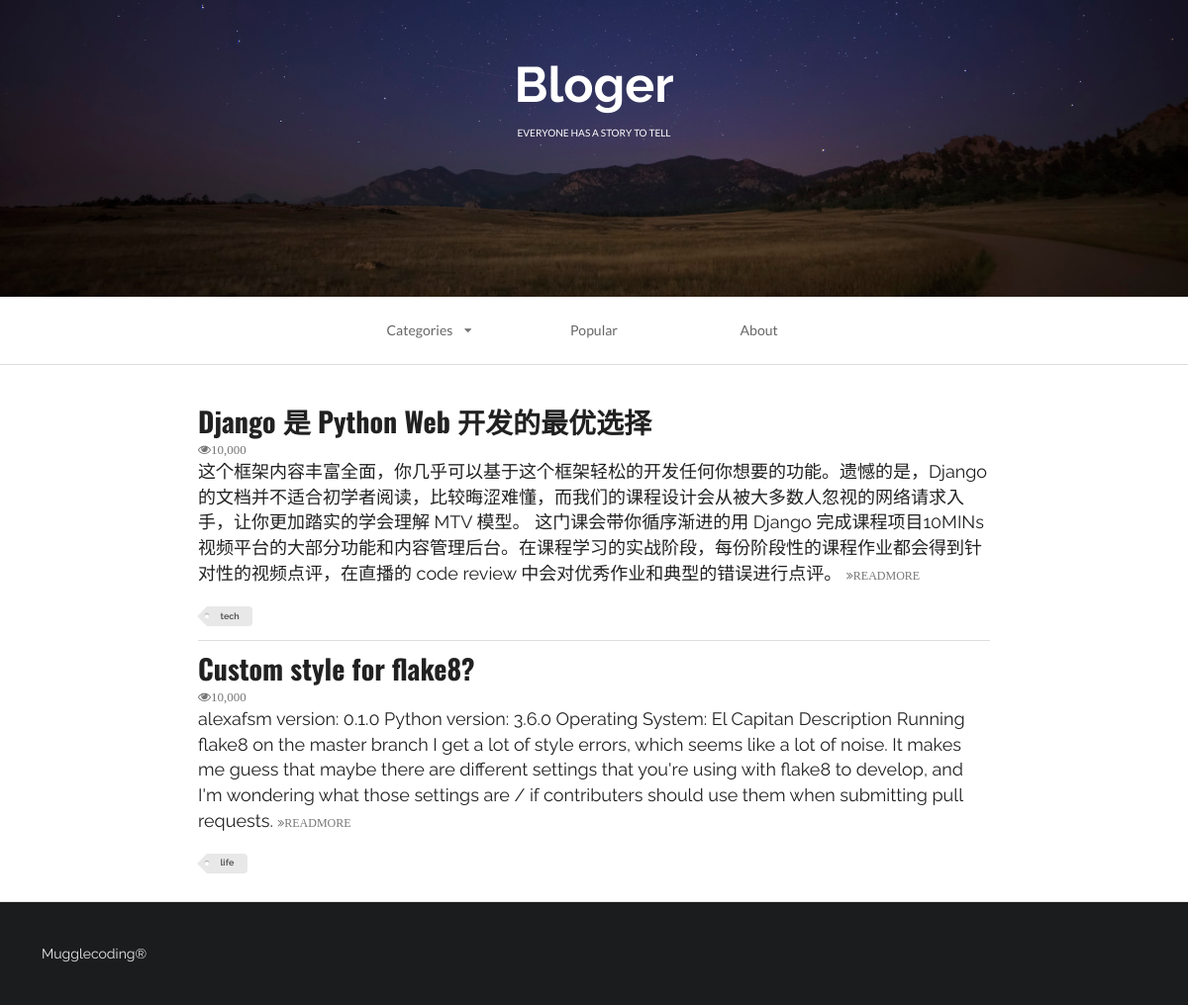
The app's page /index/ with its own data.
### firstapp/models.py (models this page shows, shortened)
class Ariticle(models.Model):
    headline = models.CharField(null=True, blank=True, max_length=500)
    content = models.TextField(null=True, blank=True)
    TAG_CHOICES = (
        ('tech', 'Tech'),
        ('life', 'Life'),
    )
    tag = models.CharField(
        null=True,
        blank=True,
        max_length=5,
        choices=TAG_CHOICES
    )

### firstapp/views.py (the view)
# urls.py: path('index/', index, name='index'),
def index(request):
    queryset = request.GET.get('tag')
    if queryset:
        ariticle_list = Ariticle.objects.filter(tag=queryset)
    else:
        ariticle_list = Ariticle.objects.all()
    context = {}
    context['ariticle_list'] = ariticle_list
    index_page = render(request, 'first_web_2.html', context)
    return index_page

### firstapp/templates/first_web_2.html (shortened to what this page needs)
<!DOCTYPE html>
{% load staticfiles %}
<html>
    <head>
        <link rel="stylesheet" href="{% static 'css/semantic.css' %}"  media="screen" title="no title" charset="utf-8">
    </head>
    <body>
        <div class="ui inverted vertical segment masthead">
            <h1 class="ui center aligned header blogslogon" style="font-size:50px;font-family: 'Raleway', sans-serif!important;">
                Bloger
                <p class="ui sub header">
                    everyone has a story to tell
                </p>
            </h1>
        </div>
        <div class="ui container nav">
            <div class="ui borderless text three item menu ">
                <div class="ui simple dropdown item">
                    Categories
                    <i class="dropdown icon"></i>
                </div>
                <a class="item">
                    Popular
                </a>
                <a class="item">
                    About
                </a>
            </div>
        </div>
        <div class="ui divider"></div>
        <div class="ui vertical segment">
            {% for article in ariticle_list %}
                <div class="ui container vertical segment">
                    <a href="{% url 'detail' article.id %}">
                        <h1 class="ui header">
                            {{ article.headline }}
                        </h1>
                    </a>
                    <i class="icon grey small unhide">10,000</i>
                    <p>
                        {{ article.content }}
                        <a href="{% url 'detail' article.id %}">
                            <i class="angle tiny double grey right icon">READMORE</i>
                        </a>
                    </p>
                    <div class="ui mini  tag label">
                        {{ article.tag }}
                    </div>
                </div>
            {% endfor %}
        </div>
        <div class="ui inverted  vertical very padded  segment">
            Mugglecoding®
        </div>
    </body>
</html>

### records on screen
Ariticle: headline "Django 是 Python Web 开发的最优选择", content "这个框架内容丰富全面，你几乎可以基于这个框架轻松的开发任何你想要的功能。遗憾的是，Django 的文档并不适合初学者阅读，比较晦涩难懂，而我们的课程设计会从被大多数人忽视的网络请求入手，让你更加踏实的学会理解 MTV 模型。 这门课会带你循序渐进的用 Django 完成课程项目10MINs 视频平台的大部分功能和内容管理后台。在课程学习的实战阶段，每份阶段性的课程作业都会得到针对性的视频点评，在直播的 code review 中会对优秀作业和典型的错误进行点评。", tag "tech"
Ariticle: headline "Custom style for flake8?", content "alexafsm version: 0.1.0 Python version: 3.6.0 Operating System: El Capitan Description Running flake8 on the master branch I get a lot of style errors, which seems like a lot of noise. It makes me guess that maybe there are different settings that you're using with flake8 to develop, and I'm wondering what those settings are / if contributers should use them when submitting pull requests.", tag "life"
